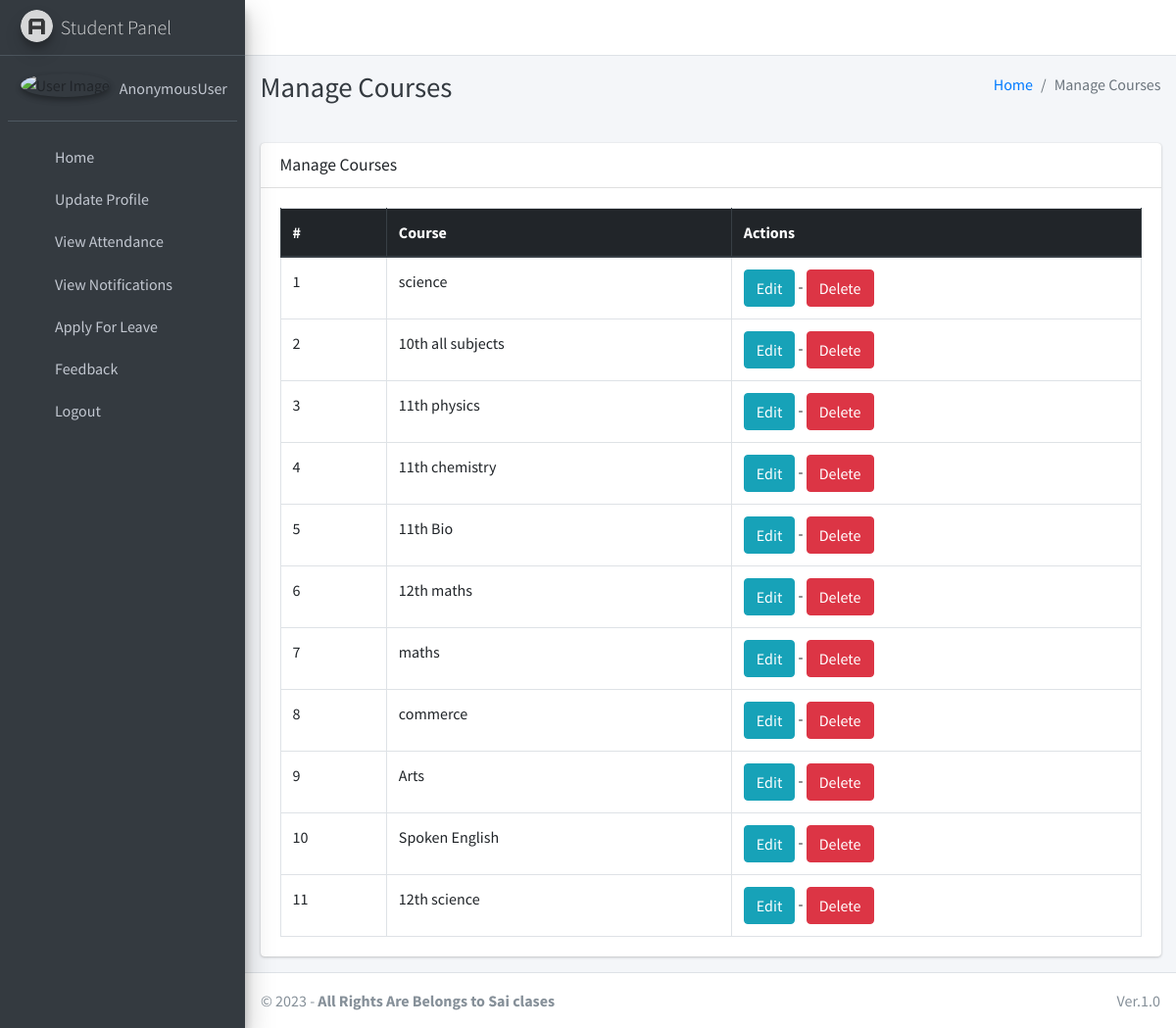
The page /course/manage/ on the database its author committed.
### main_app/models.py (models this page shows, shortened)
class Course(models.Model):
    name = models.CharField(max_length=120)
    created_at = models.DateTimeField(auto_now_add=True)
    updated_at = models.DateTimeField(auto_now=True)

### main_app/hod_views.py (the view)
# urls.py: path("course/manage/", hod_views.manage_course, name='manage_course'),
def manage_course(request):
    courses = Course.objects.all()
    context = {
        'courses': courses,
        'page_title': 'Manage Courses'
    }
    return render(request, "hod_template/manage_course.html", context)

### main_app/templates/hod_template/manage_course.html
{% extends 'main_app/base.html' %}
{% load static %}
{% block page_title %}{{page_title}}{% endblock page_title %}
{% block content %}
<section class="content">
    <div class="container-fluid">
        <div class="row">
            <div class="col-md-12">
                <div class="card">
                    <div class="card-header">
                        <h3 class="card-title">{{page_title}}</h3>
                    </div>
                    <div class="card-body">
                        <table id="example2" class="table table-bordered table-hover">
                            <thead class="thead-dark">
                                <tr>
                                    <th>#</th>
                                    <th>Course</th>
                                    <th>Actions</th>
                                </tr>
                            </thead>
                            <tbody>
                                {% for course in courses %}
                                <tr>
                                    <td>{{ forloop.counter }}</td>
                                    <td>{{course.name}}</td>
                                    <td>
                                        <a href="{% url 'edit_course' course.id %}" class="btn btn-info">Edit</a> -
                                        <a href="{% url 'delete_course' course.id %}" onclick="return confirm('Are you sure you want to delete this course ?')" class="btn btn-danger">Delete</a>
                                    </td>
                                </tr>
                                {% endfor %}
                            </tbody>
                        </table>
                    </div>
                </div>
            </div>
        </div>
    </div>
</section>
{% endblock content %}

### rows shown on the page
Course: name "science"
Course: name "10th all subjects"
Course: name "11th physics"
Course: name "11th chemistry"
Course: name "11th Bio"
Course: name "12th maths"
Course: name "maths"
Course: name "commerce"
Course: name "Arts"
Course: name "Spoken English"
Course: name "12th science"

### other values the page prints
{{ user }} "AnonymousUser"
{{ page_title }} "Manage Courses"
